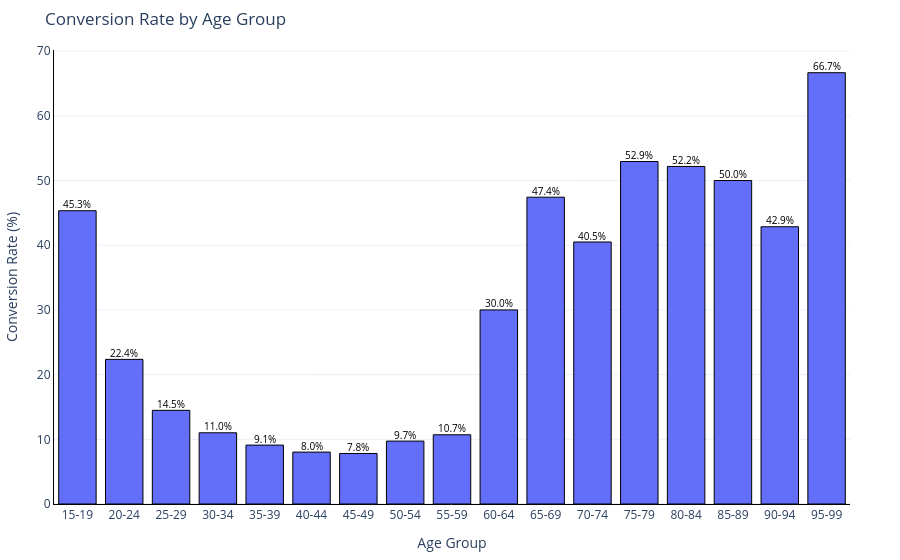

This figure's notebook cell:
### Code cell
# Term Deposit Subscription Conversion Rate by Age Group
import plotly.express as px
min_age = 15
# Round up the maximum age to the nearest multiple of 5
max_age = int(np.ceil(tele_df['age'].max() / 5.0) * 5)
# Create bins with a step of 5 (e.g., 15, 20, 25, ... up to max_age)
bins = np.arange(min_age, max_age + 1, 5)
# Create custom labels for each bin (e.g., "15-19", "20-24", ...)
labels = [f"{b}-{b+4}" for b in bins[:-1]]

# Create a new column 'age_group' using these bins; use right=False so that [15,20) corresponds to 15-19
tele_df['age_group'] = pd.cut(tele_df['age'], bins=bins, labels=labels, right=False, include_lowest=True)

# -------------------------------
# Calculate conversion rate for each age group
# -------------------------------
# Group by the new age_group and compute the total number of clients and number of "yes" responses
group_stats = tele_df.groupby('age_group', observed=True)['y'].agg(
    total='count',
    yes=lambda x: (x == 'yes').sum()
).reset_index()

# Calculate conversion rate (percentage)
group_stats['conversion_rate'] = (group_stats['yes'] / group_stats['total']) * 100

# -------------------------------
# Create an Interactive Bar Chart with Borders and Annotations
# -------------------------------
fig = px.bar(
    group_stats,
    x='age_group',
    y='conversion_rate',
    title='Conversion Rate by Age Group',
    labels={'age_group': 'Age Group', 'conversion_rate': 'Conversion Rate (%)'},
    template='plotly_white'
)

# Add a black border around each bar
fig.update_traces(marker_line_color='black', marker_line_width=1)

# Annotate each bar with the conversion rate percentage
for _, row in group_stats.iterrows():
    if row['total'] > 0:
        fig.add_annotation(
            x=row['age_group'],
            y=row['conversion_rate'] + 1,  # Adjust vertical offset as needed
            text=f"{row['conversion_rate']:.1f}%",
            showarrow=False,
            font=dict(color="black", size=10)
        )

# Update layout to add borders to the axes and adjust margins
fig.update_layout(
    plot_bgcolor='white',
    xaxis=dict(showline=True, linewidth=1, linecolor='black'),
    yaxis=dict(showline=True, linewidth=1, linecolor='black'),
    margin=dict(l=50, r=50, t=50, b=50)
)

# Display the interactive chart
fig.show()

### Figure 1 — Plotly figure (JSON) as saved in the notebook; plotly's stock layout.template omitted (floating-point values rounded to 4 significant figures)
{"data": [{"alignmentgroup": "True", "hovertemplate": "Age Group=%{x}<br>Conversion Rate (%)=%{y}<extra></extra>", "legendgroup": "", "marker": {"color": "#636efa", "line": {"color": "black", "width": 1}, "pattern": {"shape": ""}}, "name": "", "offsetgroup": "", "orientation": "v", "showlegend": false, "textposition": "auto", "type": "bar", "x": ["15-19", "20-24", "25-29", "30-34", "35-39", "40-44", "45-49", "50-54", "55-59", "60-64", "65-69", "70-74", "75-79", "80-84", "85-89", "90-94", "95-99"], "xaxis": "x", "y": [45.33, 22.36, 14.48, 11.01, 9.105, 8.022, 7.809, 9.725, 10.7, 30, 47.42, 40.5, 52.94, 52.17, 50, 42.86, 66.67], "yaxis": "y"}], "layout": {"annotations": [{"font": {"color": "black", "size": 10}, "showarrow": false, "text": "45.3%", "x": "15-19", "y": 46.33}, {"font": {"color": "black", "size": 10}, "showarrow": false, "text": "22.4%", "x": "20-24", "y": 23.36}, {"font": {"color": "black", "size": 10}, "showarrow": false, "text": "14.5%", "x": "25-29", "y": 15.48}, {"font": {"color": "black", "size": 10}, "showarrow": false, "text": "11.0%", "x": "30-34", "y": 12.01}, {"font": {"color": "black", "size": 10}, "showarrow": false, "text": "9.1%", "x": "35-39", "y": 10.1}, {"font": {"color": "black", "size": 10}, "showarrow": false, "text": "8.0%", "x": "40-44", "y": 9.022}, {"font": {"color": "black", "size": 10}, "showarrow": false, "text": "7.8%", "x": "45-49", "y": 8.809}, {"font": {"color": "black", "size": 10}, "showarrow": false, "text": "9.7%", "x": "50-54", "y": 10.73}, {"font": {"color": "black", "size": 10}, "showarrow": false, "text": "10.7%", "x": "55-59", "y": 11.7}, {"font": {"color": "black", "size": 10}, "showarrow": false, "text": "30.0%", "x": "60-64", "y": 31}, {"font": {"color": "black", "size": 10}, "showarrow": false, "text": "47.4%", "x": "65-69", "y": 48.42}, {"font": {"color": "black", "size": 10}, "showarrow": false, "text": "40.5%", "x": "70-74", "y": 41.5}, {"font": {"color": "black", "size": 10}, "showarrow": false, "text": "52.9%", "x": "75-79", "y": 53.94}, {"font": {"color": "black", "size": 10}, "showarrow": false, "text": "52.2%", "x": "80-84", "y": 53.17}, {"font": {"color": "black", "size": 10}, "showarrow": false, "text": "50.0%", "x": "85-89", "y": 51}, {"font": {"color": "black", "size": 10}, "showarrow": false, "text": "42.9%", "x": "90-94", "y": 43.86}, {"font": {"color": "black", "size": 10}, "showarrow": false, "text": "66.7%", "x": "95-99", "y": 67.67}], "barmode": "relative", "legend": {"tracegroupgap": 0}, "margin": {"b": 50, "l": 50, "r": 50, "t": 50}, "plot_bgcolor": "white", "title": {"text": "Conversion Rate by Age Group"}, "xaxis": {"anchor": "y", "domain": [0, 1], "linecolor": "black", "linewidth": 1, "showline": true, "title": {"text": "Age Group"}}, "yaxis": {"anchor": "x", "domain": [0, 1], "linecolor": "black", "linewidth": 1, "showline": true, "title": {"text": "Conversion Rate (%)"}}}}
